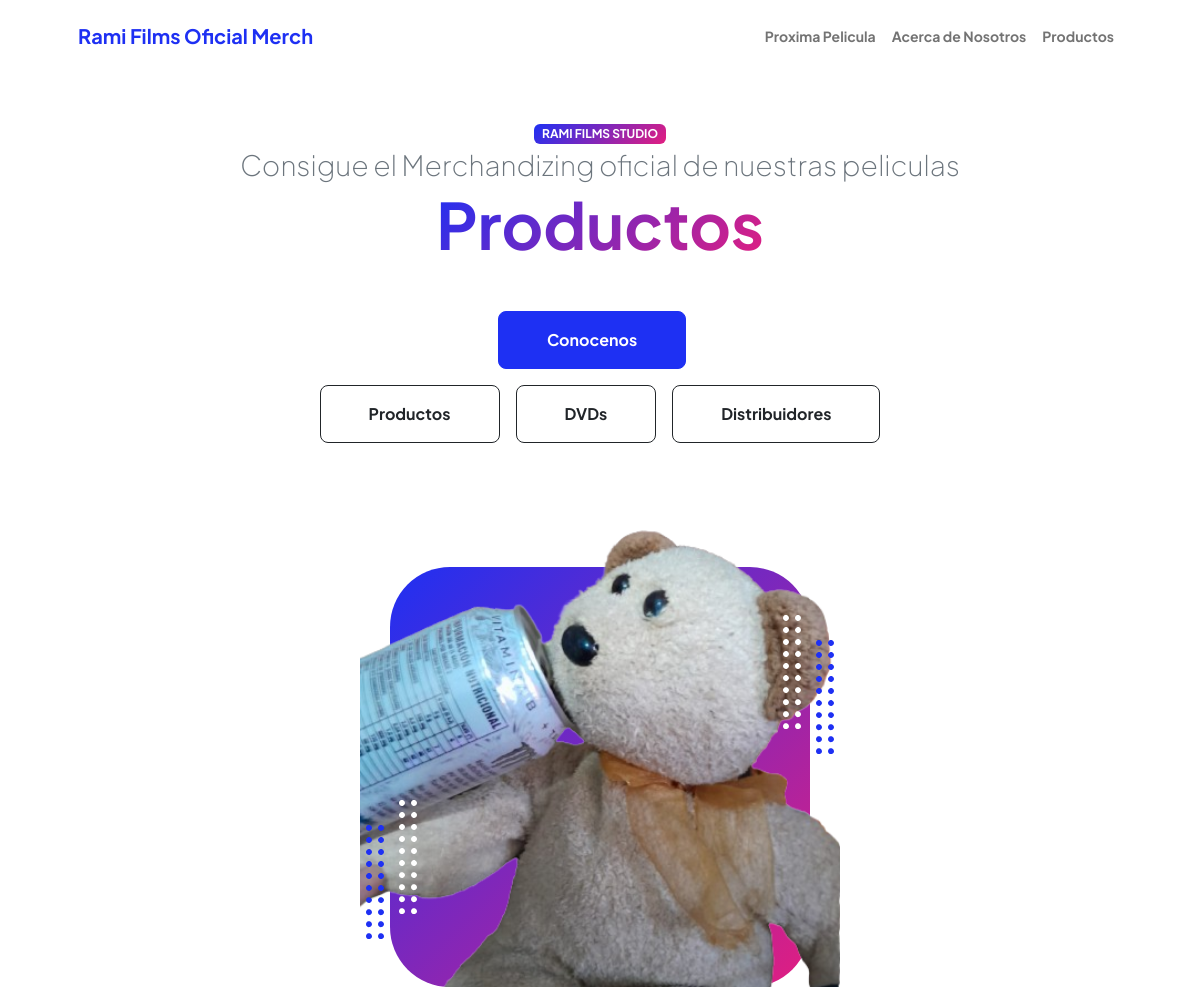
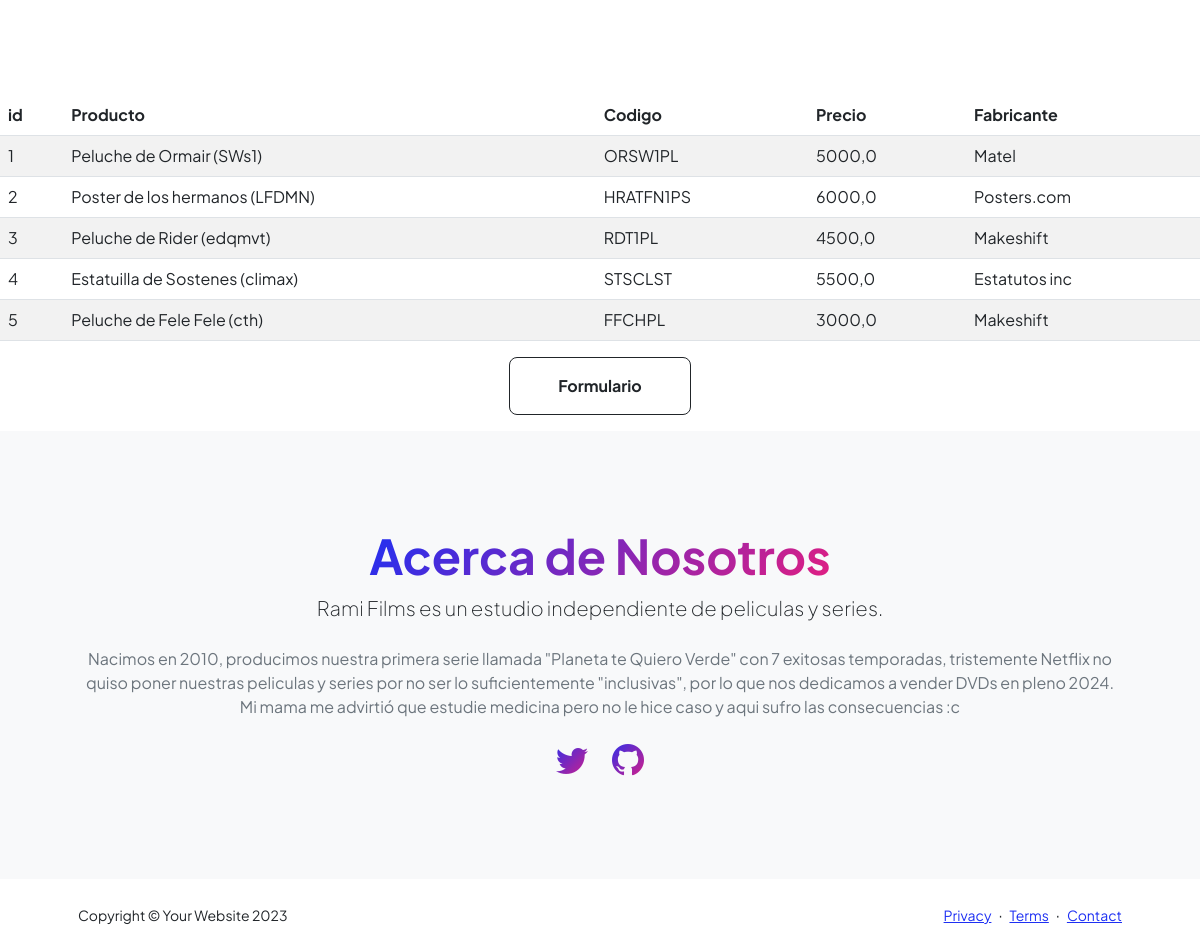
/productos/, run on the app's committed database (2 pictures, top to bottom).
### merch/models.py (models this page shows)
class Productos(models.Model):
    nombre = models.CharField(max_length=50)
    codigo = models.IntegerField()
    precio = models.FloatField()
    fabricante = models.CharField(max_length=50)

### merch/views.py (the view)
# urls.py: path("productos/", productos, name="productos"),
def productos(request):
    contexto = {"Productos": Productos.objects.all()}
    return render(request, "paginas/productos.html", contexto)

### merch/templates/paginas/productos.html
{% extends 'paginas/inicio.html'%}
{%load static%}
{% block titulo %}
<h1 class="display-3 fw-bolder mb-5"><span class="text-gradient d-inline">Productos</span></h1>
{% endblock titulo %}
{%block imagen%}
<img class="profile-img" src="{%static 'assets/sostenes.png'%}" alt="Sostenes, personaje relevante de 'Climax, la ciudad de los Juguetes'" />
{%endblock imagen%}
{% block informacion_adicional %}
<table class= "table table-striped">
    <thead>
        <tr>
            <th>id</th>
            <th>Producto</th>
            <th>Codigo</th>
            <th>Precio</th>
            <th>Fabricante</th>
        </tr>
    </thead>
    <tbody>
        {% for x in Productos %}
            <tr>
                <td>{{x.id}}</td>
                <td>{{x.nombre}}</td>
                <td>{{x.codigo}}</td>
                <td>{{x.precio}}</td>
                <td>{{x.fabricante}}</td>
            </tr>
        {% endfor %}
    </tbody>
</table>
<div class="d-grid gap-3 d-sm-flex justify-content-sm-center justify-content-xxl-start mb-3">
    <a class="btn btn-outline-dark btn-lg px-5 py-3 fs-6 fw-bolder" href="{% url 'productosForm' %}">Formulario</a>
</div>
{% endblock informacion_adicional %}

### data on the page
Productos: id "1", nombre "Peluche de Ormair (SWs1)", codigo "ORSW1PL", precio "5000,0", fabricante "Matel"
Productos: id "2", nombre "Poster de los hermanos (LFDMN)", codigo "HRATFN1PS", precio "6000,0", fabricante "Posters.com"
Productos: id "3", nombre "Peluche de Rider (edqmvt)", codigo "RDT1PL", precio "4500,0", fabricante "Makeshift"
Productos: id "4", nombre "Estatuilla de Sostenes (climax)", codigo "STSCLST", precio "5500,0", fabricante "Estatutos inc"
Productos: id "5", nombre "Peluche de Fele Fele (cth)", codigo "FFCHPL", precio "3000,0", fabricante "Makeshift"
